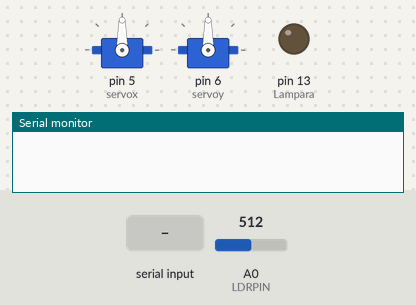
The sketch below on a simulated Arduino Uno, built with avr-gcc and run on an emulated ATmega328P. Parts: 2 × servo, output pins drawn as LEDs (lit = HIGH), the last lines printed to the serial monitor. The inputs (shaded band) are chosen by the test bench; at power-on: A0 (LDRPIN) = 512.

Above: at 1.2 s.
1.3 s: "1\n" received over Serial
At 2.5 s:
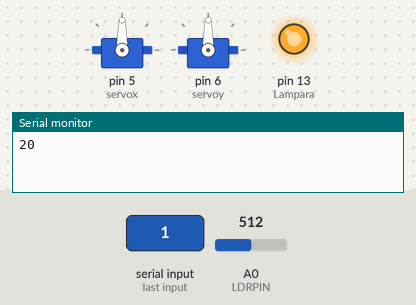
2.8 s: "0\n" received over Serial
At 3.9 s:
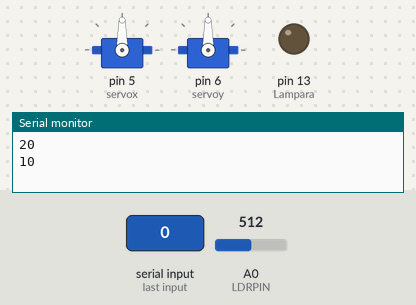
Timing chart, 0 to 5.8 s (numbered marks = the images above; inputs shaded):
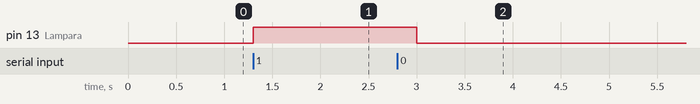

Measured:
- after the input at 1.3 s, pin 13 (Lampara): LOW → HIGH at once
- after the input at 2.8 s, pin 13 (Lampara): HIGH → LOW after 0.20 s

The sketch:

Arduino_.ino
```cpp
#include <Servo.h>

Servo servox;
Servo servoy;

int pos_antx = 90;
int pos_anty = 90;
int angulo=0;

// int xPos = 90;
// int yPos = 90;


String cadenaCharEntrada = "";
bool nuevoDato = false;
 byte data[] = {0, 255, 255};
const size_t dataLength = sizeof(data) / sizeof(data[0]);
int dato=0;

#define PIR 7
#define Lampara 13
int LDRPIN =A0;
#define SETLDR 400
int LDRVal=0;
 int PIR_State;

int Ctrl_Lamp_State=3;
// 0-> lampara apagada indefinidamente
// 1-> lampara encendida indefinidamente
// 2-> lampara encendida toda la noche
// 3-> lampara encendida con movimiento de noche

#define T_LamparaON 3000
unsigned long t_LamAcum=0;
#define T_CtrlLamp 200
unsigned long t_CtrlLampAcum=0;


bool S_Lamp=false;


void setup() {
    pinMode(PIR, INPUT);
    pinMode(Lampara, OUTPUT);

    servox.attach(5);
    servoy.attach(6);
    servox.write(90);
    servoy.write(90);

    Serial.begin(115200);


}

void loop() {


    if (nuevoDato){

    dato=cadenaCharEntrada.toInt();

    if(dato==0)  Ctrl_Lamp_State=0;
    if(dato==1)  Ctrl_Lamp_State=1;
    if(dato==2)  Ctrl_Lamp_State=2;
    if(dato==3)  Ctrl_Lamp_State=3;


    if(dato<=1180&&dato>=1000){
            angulo=dato-1000;
            moveServo(1,angulo,pos_antx);
            pos_antx=angulo;
           // Serial.println("accion servo1");
    }

    if(dato<=2180&&dato>=2000){
        angulo=dato-2000;
        moveServo(2,angulo,pos_anty);
        pos_anty=angulo;
     //   Serial.println("accion servo2");
    }


    nuevoDato=false;
    cadenaCharEntrada="";
  }

    Ctrl_LampAutomatica();

//    Ctrl_LampAutomatica()
//    analogRead(LDRPIN);
//    PIR_State=digitalRead(PIR);
//
//    Serial.print("LDR: ");
//    Serial.print(LDRVal);
//    Serial.print("    PIR ");
//    Serial.println(PIR_State);

    delay(100);

}


// void goHome(){
//   moveServo(servoy,90,pos_anty);
//   moveServo(servox,90,pos_antx);
//   pos_antx=90;
//   pos_anty=90;
// }


void serialEvent(){
  //Recepción de datos Seriales
  while (Serial.available()) {              //Si existen datos seriales, leer a todos
     char inChar = (char)Serial.read();
     cadenaCharEntrada+= inChar;
     if (inChar=='\n'){
    nuevoDato=true;
     }
  }
}


void moveServo(int ser, int angulo, int _ant){
   int pos;//=angulo;
    if (angulo>_ant){
        // Serial.print(_ant);
        // Serial.println(" Aumento");
        for (pos = _ant; pos <= angulo; pos += 1) { // sweep from 180 degrees to 0 degrees
        if (ser==1) servox.write(pos);
       if (ser==2) servoy.write(pos);

        // Serial.println(pos);
		delay(10);

    	}
    } else if(angulo<_ant){
        // Serial.print(_ant);
        // Serial.println("  disminuyo");
        for (pos = _ant; pos >= angulo; pos -= 1) { // sweep from 180 degrees to 0 degrees
            if (ser==1) servox.write(pos);
            if (ser==2) servoy.write(pos);
            delay(10);
        }
    }
}


void Ctrl_LampAutomatica(){
    if(millis()-t_CtrlLampAcum>=T_CtrlLamp){
        switch (Ctrl_Lamp_State){

            case 0:
                LampOFF();
            break;

            case 1:
                LampON();
            break;

            case 2:
                LDRVal=analogRead(LDRPIN);
                if (LDRVal<SETLDR)
                    LampON();
                else
                    LampOFF();
            break;

            case 3:
                LDRVal=analogRead(LDRPIN);
                if (LDRVal<SETLDR){
                    if (digitalRead(PIR)){
                        LampON();
                        t_LamAcum=millis();
                    }
                }

                if((millis()-t_LamAcum)>T_LamparaON){
                LampOFF();
                }


            break;
        }
        t_CtrlLampAcum=millis();
    }
}


void LampON(){
    if(S_Lamp==true){
        return;
    }if(S_Lamp==false){
        S_Lamp=true;
        Serial.println("20");
        digitalWrite(Lampara,HIGH);
    }
}
void LampOFF(){
    if(S_Lamp==false){
        return;
    }if(S_Lamp==true){
        S_Lamp=false;
        Serial.println("10");
        digitalWrite(Lampara,LOW);
    }
}
```
